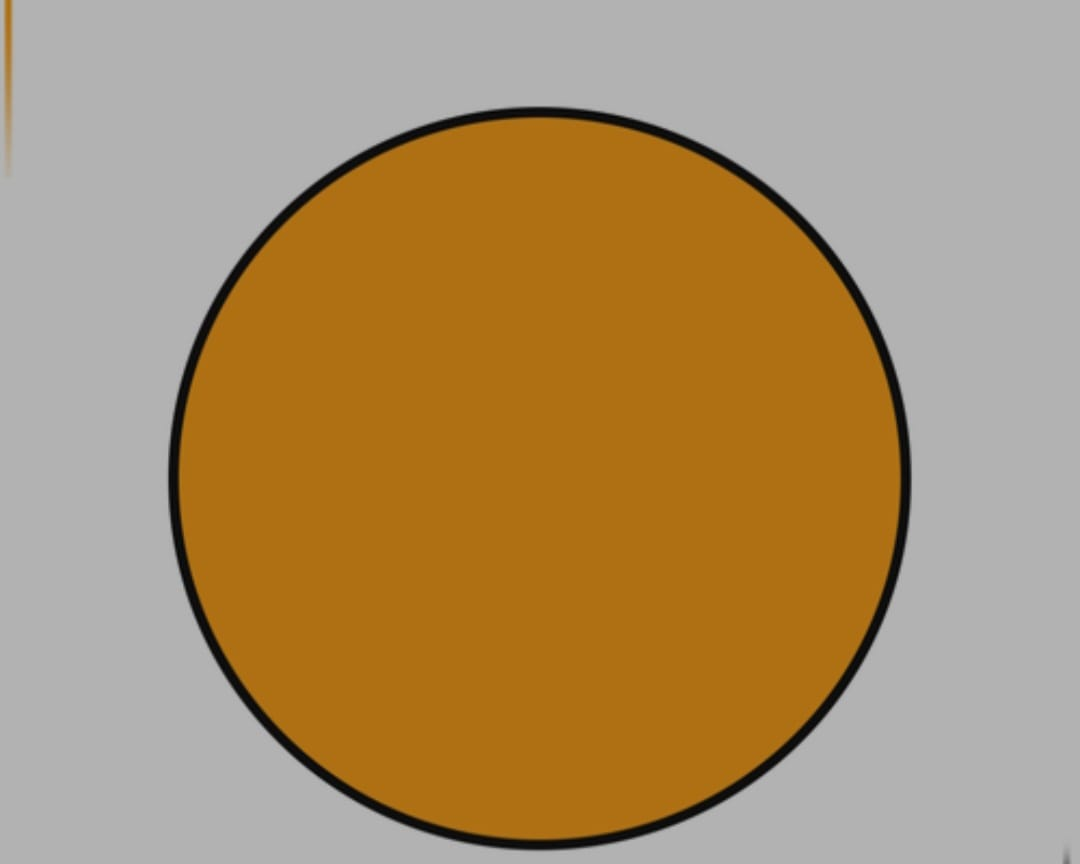
#> input picture project1/resources/circulo.jpg, 1080 x 864 px, given in place of the camera
$ python project1script.py
#> lines starting #> are read from the running program, lines starting #| are printed output that depends on the picture; after the words box and inside, x2 and y2 are one past the last pixel; in counts of white or black regions, pixels touching at a corner belong together
### project1/project1functions.py
import cv2

def createTrackbar(trackbar_name, window_name, slider_max):
    cv2.createTrackbar(trackbar_name, window_name, 0, slider_max, onTrackbar)

def onTrackbar(val):
    pass

def getTrackbarValue(trackbarName, windowName):
    return int(cv2.getTrackbarPos(trackbarName, windowName) / 2) * 2 + 3

def adaptiveThreshold(frame, sliderMaxValue, adaptative, binary, trackbarVal):
    return cv2.adaptiveThreshold(frame, sliderMaxValue, adaptative, binary, trackbarVal, 0)

import cv2

def denoise(frame, method, radius):
    # Obtener el tamaño del kernel
    ksize = (2 * radius + 1, 2 * radius + 1)
    # Calcular el anclaje para asegurarse de que esté dentro del tamaño del kernel
    anchor = (radius, radius)
    kernel = cv2.getStructuringElement(method, ksize, anchor)
    opening = cv2.morphologyEx(frame, cv2.MORPH_OPEN, kernel)
    closing = cv2.morphologyEx(opening, cv2.MORPH_CLOSE, kernel)
    return closing

def compareContours(contourComparable, savedConturs, maxDifference):
    for contour in savedConturs:
        if cv2.matchShapes(contourComparable, contour, cv2.CONTOURS_MATCH_I2, 0) < maxDifference:
            return True
        return False

def addLabel(contour, frame, label, color):
    moment = cv2.moments(contour)
    if moment["m00"] != 0:
        cX = int(moment["m10"] / moment["m00"])
        cY = int(moment["m01"] / moment["m00"])
        cv2.putText(frame, label, (cX - 31, cY), cv2.FONT_HERSHEY_PLAIN, 0.5, color, 2)

def getContourLabel(contourLabels, compareContour):
    for label, contour in contourLabels.items():
        if cv2.matchShapes(compareContour, contour, cv2.CONTOURS_MATCH_I2, 0) < 1:
            return label
        return "label not found"

#def binary(val):
#    ret1, thresh1 = cv.threshold(grayFrame, val, 255, cv.THRESH_BINARY)
#    cv.imshow("Binary", thresh1)
#
#binary(100)
#
#cv.namedWindow('Binary')
#cv.createTrackbar('Trackbar', 'Binary', 0, 255, binary)
#
#cv.waitKey()
#
##erosion
#
#kernel = np.ones((3,3), np.uint8)
#erosion = cv.morphologyEx(thresh1, cv.MORPH_ERODE, kernel)
#cv.imshow("erosion",erosion)
#
##close
#
#dilation = cv.morphologyEx(erosion, cv.MORPH_DILATE, kernel)
#cv.imshow("dilation",dilation)
#

### project1/project1script.py
import imutils
import numpy as np
import cv2 as cv
from project1functions import createTrackbar, getTrackbarValue, adaptiveThreshold, denoise, compareContours, addLabel, getContourLabel


greenColor = (0, 255, 0)
redColor = (0, 0, 255)

def main():
    windowName = "Detección"
    cv.namedWindow(windowName)
    video = cv.VideoCapture(0)

    createTrackbar("Threshold", windowName, 255)
    createTrackbar("Tamaño del kernel", windowName, 50)

    while True:
        ret, frame = video.read()
#> frame is the input picture: shape (864, 1080, 3); mean B, G, R 103.8, 144.7, 172.4
        # pasar a monocormatico
        grayFrame = cv.cvtColor(frame, cv.COLOR_BGR2GRAY)
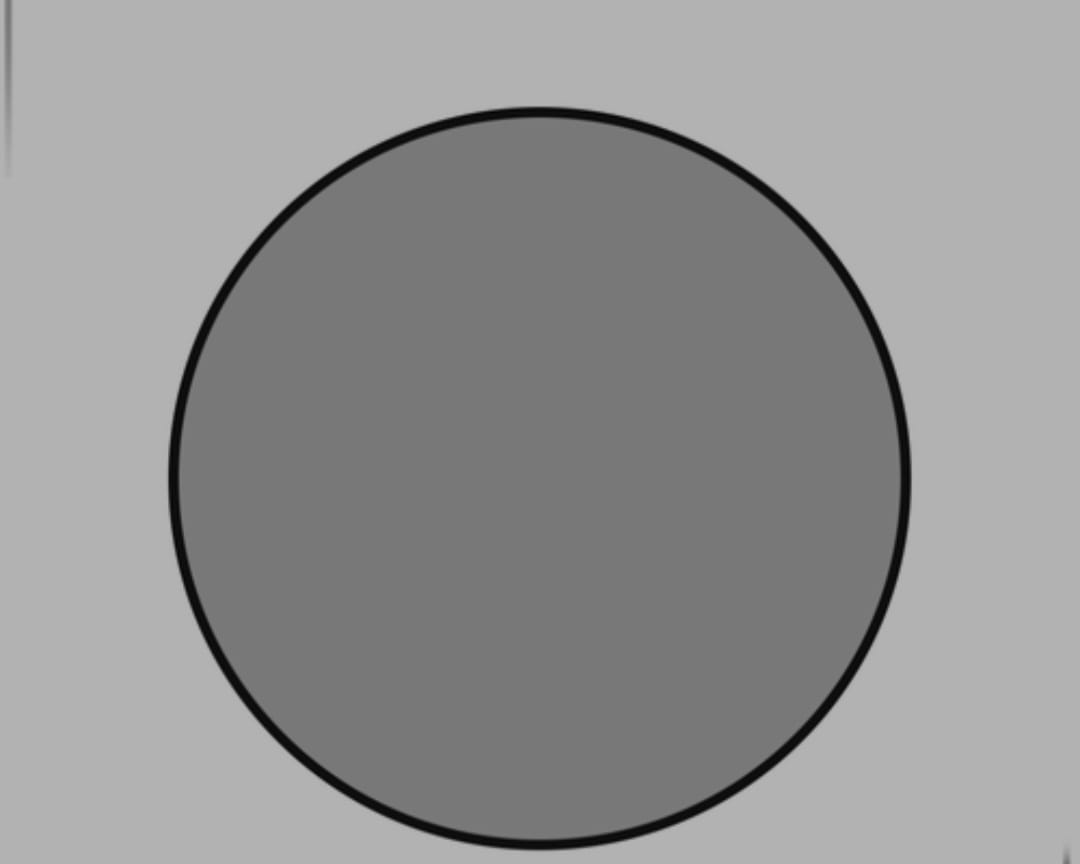
#> grayFrame: shape (864, 1080); min 2, max 187, mean 148.2

        thresholdValue = cv.getTrackbarPos("Threshold", windowName)
        kernelSize = cv.getTrackbarPos("Tamaño del kernel", windowName)

        # threshold ajustable
        _, threshold = cv.threshold(grayFrame, thresholdValue, 255, 0)
#> threshold: shape (864, 1080); every value is 255
        # operaciones morfológicas
        denoisedFrame = denoise(grayFrame, cv.MORPH_ELLIPSE, kernelSize)

        # cv.imshow("xd",denoisedFrame)

        contours,_ = cv.findContours(denoisedFrame, cv.RETR_TREE, cv.CHAIN_APPROX_SIMPLE)
#> contours = [[[0, 0], [0, 863], [1079, 863], [1079, 0]]]

        contoursDict = {}
        savedContours = contoursDict.values()

        if len(contours) > 0:
            for contour in contours:
                contourColor = greenColor if compareContours(contour, savedContours, 1) else redColor
                cv.drawContours(denoisedFrame, [contour], -1, contourColor, 3)
                cv.drawContours(frame, [contour], -1, contourColor, 3)
                addLabel(contour, frame, getContourLabel(contoursDict, contour), contourColor)
#> this loop made 1 pass
#> (contour, contourColor, cX in addLabel, cY in addLabel) on pass 1: ([[0, 0], [0, 863], [1079, 863], [1079, 0]], (0, 0, 255), 539, 431)
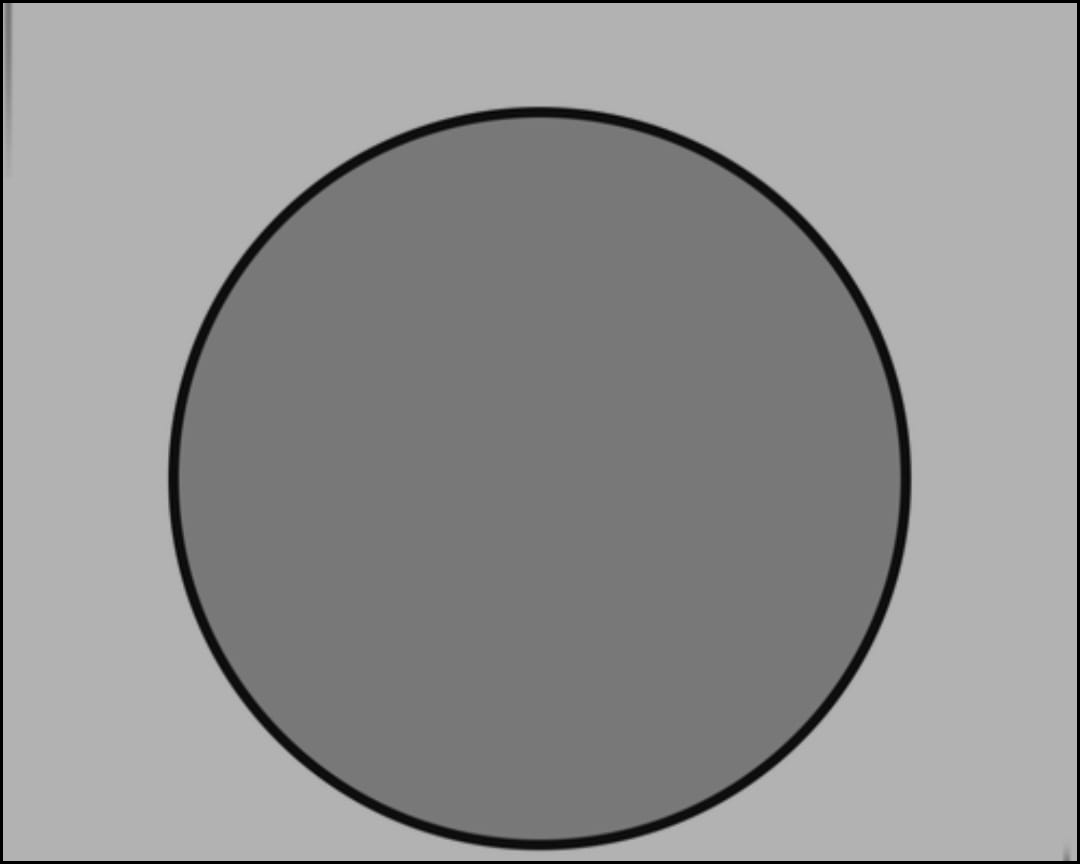
#> denoisedFrame: shape (864, 1080); 1.25% of pixels changed, all inside (x1, y1, x2, y2) = (0, 0, 1080, 864)

        cv.imshow(windowName, frame)

        if cv.waitKey(1) & 0xFF == ord('q'):
#> (key q is pressed here)
            break

    video.release()

main()
